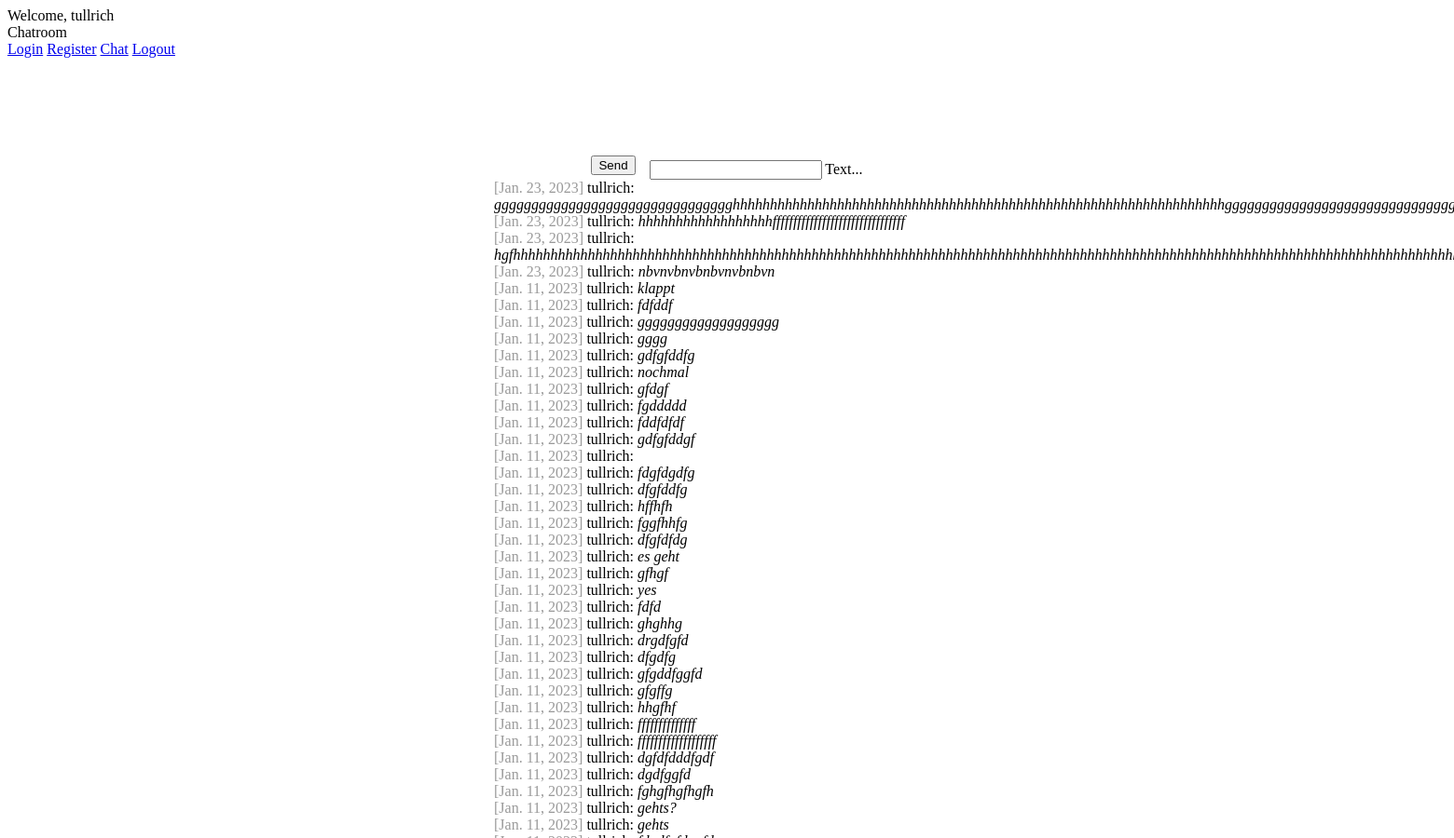
Before: / (signed in, upper part) with the older database file.
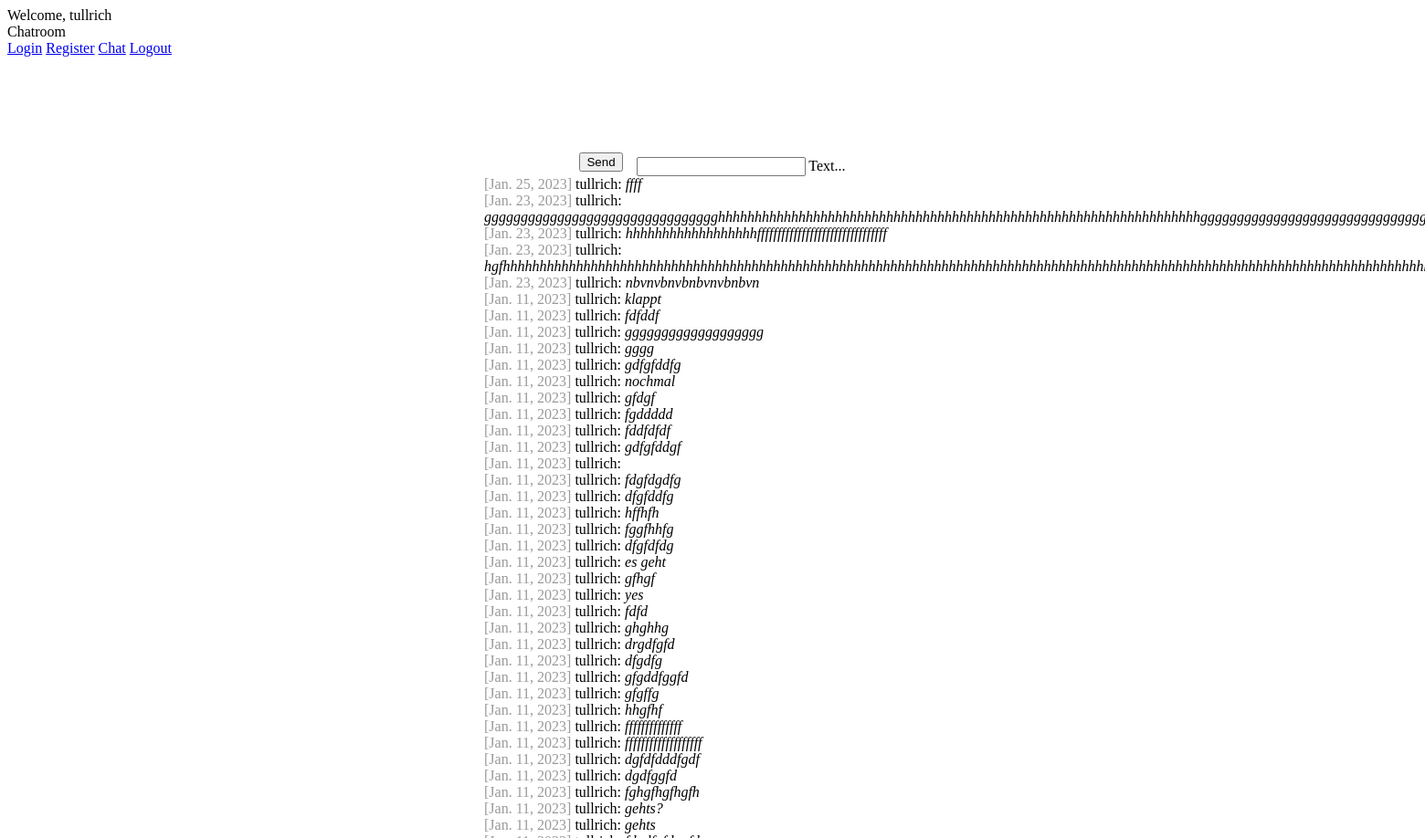
After: the same page with the newer database file.
### chat/models.py (models this page shows)
class Message(models.Model):
    text = models.CharField(max_length=500)
    created_at = models.DateField(default=date.today)
    author = models.ForeignKey(settings.AUTH_USER_MODEL, on_delete=models.CASCADE, related_name='author_message_set',null=True)
    receiver = models.ForeignKey(settings.AUTH_USER_MODEL, on_delete=models.CASCADE, related_name='receiver_message_set',null=True)
    chat = models.ForeignKey(Chat, on_delete=models.CASCADE, related_name='chat_message_set', default=None, blank=True, null=True)
    objects = AuthorReceiverManager()

### chat/views.py (the view, shortened to what this page needs)
# urls.py: path('', index),
@login_required(login_url='/login/') #index is only accessible if logged in, otherwise you will get redirected to login
def index(request):
    chatMessages = Message.objects.filter(chat__id=1) #Get all messages from Chat with id=1
    return render(request, 'chat/index.html', {'messages': chatMessages})

### chat/templates/chat/index.html (shortened to what this page needs)
{% extends "base.html" %}
{% load static %}
{% block content %}
<link rel="stylesheet" href="{% static 'css/chat.css' %}">
{% if request.user.is_authenticated %}
<div class="chat-center-container">
<div class="chat-container">
<form onsubmit="sendMessage(); return false" method="post">
  <button class="mdl-button mdl-js-button mdl-button--raised mdl-js-ripple-effect mdl-button--accent send">
    Send
  </button>
  <div class="mdl-textfield mdl-js-textfield mdl-textfield--floating-label textfield">
    <input class="mdl-textfield__input" name="textmessage" type="text" id="messageField" type="text">
    <label class="mdl-textfield__label" name="textcontent" for="messageField">Text...</label>
  </div>
</form>
<div id="messageContainer">
  {% for message in messages reversed %}
  <div class="textbox">
    <span class="color-gray">[{{ message.created_at }}]</span>
    <span> {{ message.author.username }}: </span>
    <i> {{ message.text }} </i>
  </div>
  {% endfor %}
</div>
</div>
</div>
{% else %}
<h1>Nicht eingeloggt</h1>
<p>
  At this time you are not logged in. Please log in.<br>
  Please click <a href="/login/"> here</a>
</p>
{% endif %}
{% endblock %}

### templates/base.html (shortened to what this page needs)
<!DOCTYPE html>
<html lang="en">
<head>
    <link rel="stylesheet" href="https://code.getmdl.io/1.3.0/material.indigo-pink.min.css">
    {% load static %}
    <link rel="stylesheet" href="{% static 'css/style.css' %}">
</head>
<body>
<div class="mdl-layout mdl-js-layout mdl-layout--fixed-header">
    <header class="mdl-layout__header">
      <div class="mdl-layout__header-row">
        {% if request.user.is_authenticated %}
          <span class="mdl-layout-title">Welcome, {{request.user.username}}</span>
        {% else %}
          Welcome to Chatroom. Please login.
        {% endif %}
      </div>
    </header>
    <div class="mdl-layout__drawer">
      <span class="mdl-layout-title">Chatroom</span>
      <nav class="mdl-navigation">
        <a class="mdl-navigation__link" href="/chat/">Login</a>
        <a class="mdl-navigation__link" href="/register/">Register</a>
        <a class="mdl-navigation__link" href="/chat/">Chat</a>
        <a class="mdl-navigation__link" href="/logout/">Logout</a>
      </nav>
    </div>
    <main class="mdl-layout__content">
      <div class="page-content">
         {% block content %}
         {% endblock %}
    </div>
    </main>
  </div>
</body>
</html>

### static/css/style.css (style rules this page uses)
.page-content { padding:100px 100px; }
.color-gray { color: rgba(0,0,0,0.4); }

### static/css/chat.css (style rules this page uses)
.chat-center-container { display: flex; justify-content: center; align-items: center; }
.chat-container { display: flex; flex-direction: column; align-items: center; width: 500px; }
form { position: relative; display: flex; justify-content: center; align-items: center; width: 100%; }
#messageContainer { width: 100%; }
.textfield { margin-top: 10px; }
.send { margin-right: 15px; }
.page-content { padding: 100px 100px; }
.color-gray { color: rgba(0, 0, 0, 0.4); }

Changed rows visible on the page:
added Message: created_at "Jan. 25, 2023", author.username "tullrich", text "ffff"
